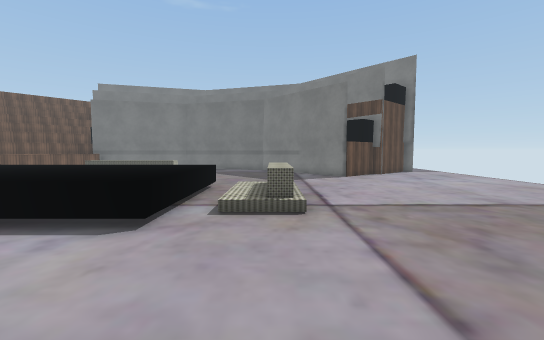
view 1 (above)

17 first-person views from a walk through a 3-D level made in the Unity game engine. The camera is 1.4 m above the floor, tilts 4° down and sees 90° across. The floor is counted in squares, 1 m on a side. Each view is taken from the middle of a square. On the plan, view 1 faces up. The plan holds only what a view shows up to about 13 squares ahead; the rest is blank. The place goes on beyond the plan. Some surface patterns are stand-ins.

view 2
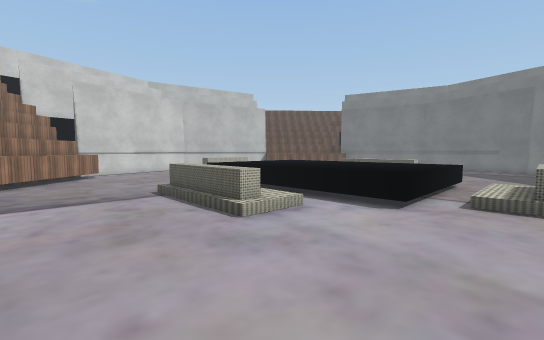

view 3
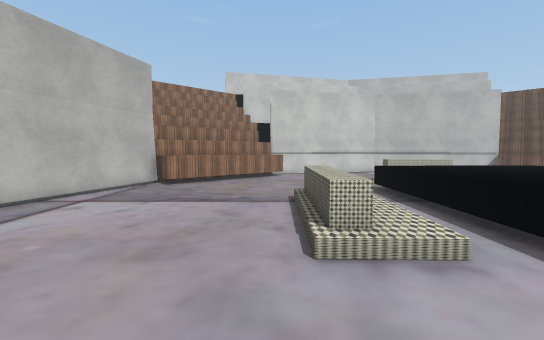

view 4
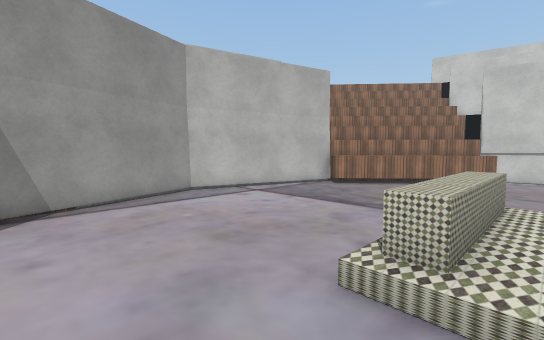

view 5
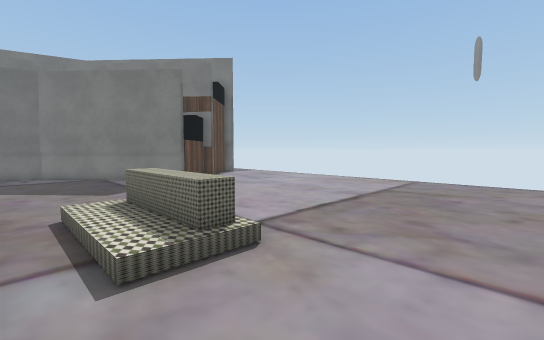

view 6
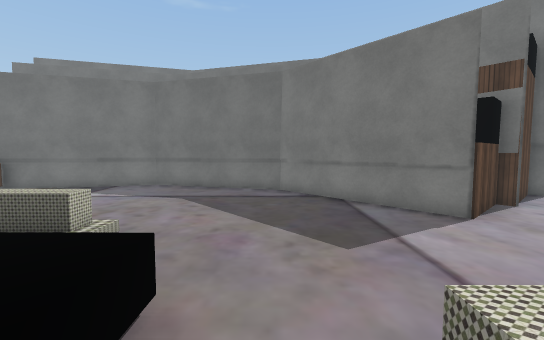

view 7
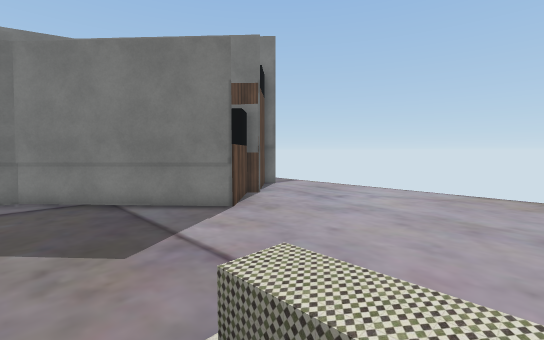

view 8
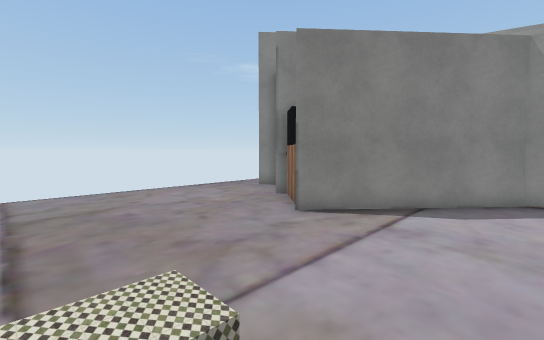

view 9
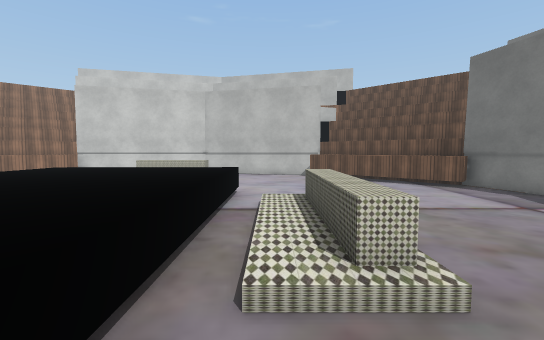

view 10
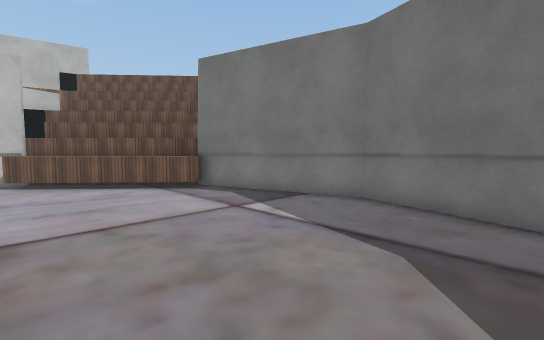

view 11
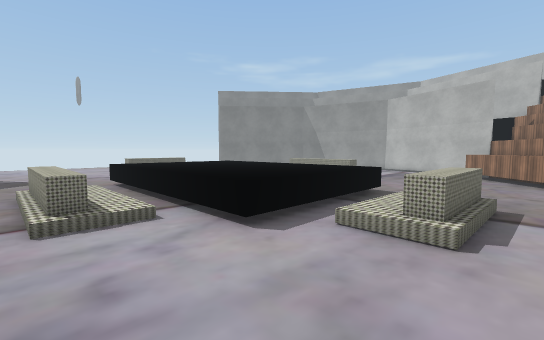

view 12
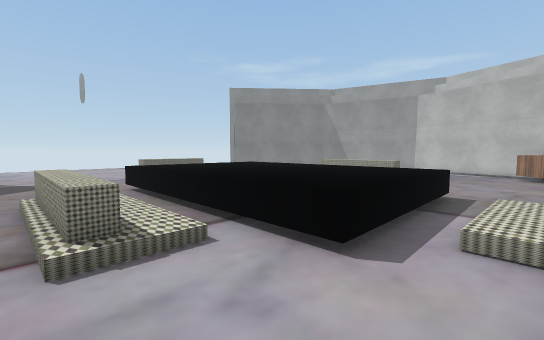

view 13
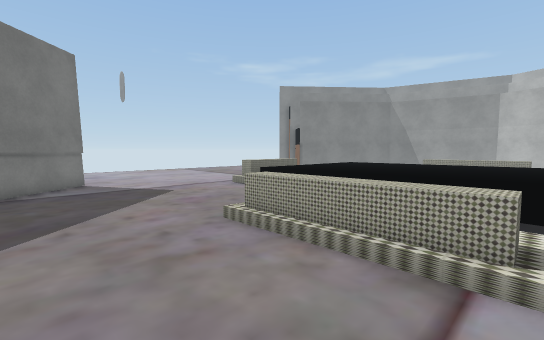

view 14
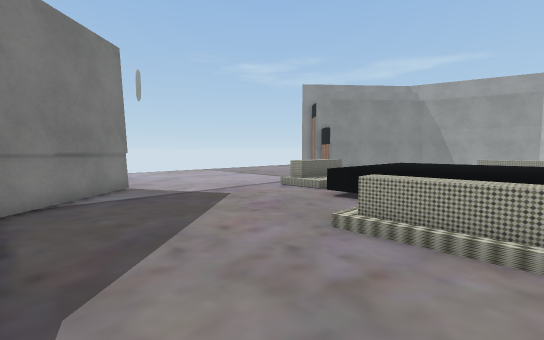

view 15
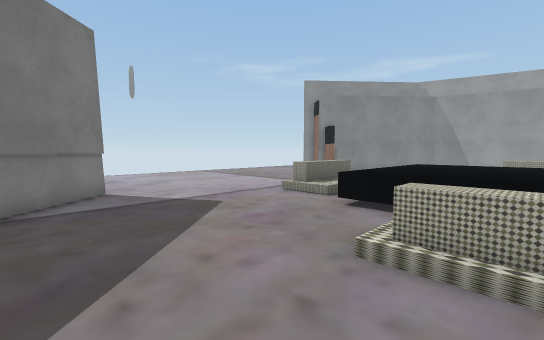

view 16
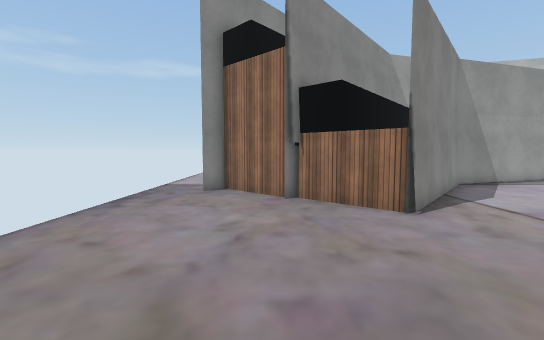

view 17
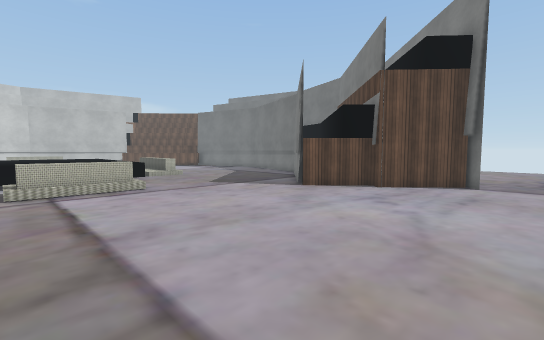

### Floor plan
Key: @ floor where view 1 was taken; # wall or solid block; . main floor; : floor 0.25 m higher than the main floor; / step, stairs or slope; ^ raised ledge; O other object.
Columns run from 15 left of view 1 to 11 right of it. Each row starts with its distance up from view 1.
 23                          ..
 22        ###              ...
 21     ####.####           ...
 20  ####.......####        ...
 19  #^#...........##       #..
 18 ^^^.............##    ###..
 17 ^^...............##  ##....
 16 ^.................####.....
 15 ...................#.......
 14 ...........................
 13 ......^^^^^................
 12 ....../////................
 11 ....^^^^^^^^^..............
 10 ....^^^^^^^^^^.............
  9 .OO.^^^^^^^^^^/O...........
  8 .OO.^^^^^^^^^^/O...........
  7 .O .^^^^^^^^^^/O...........
  6 .O .^^^^^^^^^^/O...........
  5 .. .^^^^^^^^^..............
  4 ...........................
  3 ....../::::................
  2 ......O^^^^................
  1 ...................#.......
  0 ^..............@..###......
 -1 ^^...............######....
 -2 #^^.............##    ##...
 -3 ##^#...........##      ##..
 -4  ###..........##         ..
 -5    ####...#####          ..
 -6       #####

Where each view was taken, in squares from view 1:
view 1: 0 up, 0 right, facing up
view 2: 2 down, 0 right, facing up-left
view 3: 1 up, 1 left, facing left
view 4: 3 up, 2 left, facing down-left
view 5: 3 up, 2 left, facing up-right
view 6: 8 up, 1 left, facing up
view 7: 8 up, 1 left, facing up-right
view 8: 7 up, 1 left, facing down-right
view 9: 12 up, 2 left, facing left
view 10: 14 up, 3 left, facing up-left
view 11: 14 up, 15 left, facing down-right
view 12: 14 up, 13 left, facing down-right
view 13: 17 up, 9 left, facing down-right
view 14: 18 up, 7 left, facing down-right
view 15: 17 up, 6 left, facing down-right
view 16: 7 up, 7 right, facing down
view 17: 6 up, 11 right, facing up-left
